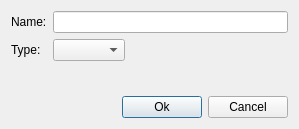
<ui version="4.0" >
 <comment>This file is part of the xTuple ERP: PostBooks Edition, a free and
open source Enterprise Resource Planning software suite,
Copyright (c) 1999-2019 by OpenMFG LLC, d/b/a xTuple.
It is licensed to you under the Common Public Attribution License
version 1.0, the full text of which (including xTuple-specific Exhibits)
is available at www.xtuple.com/CPAL.  By using this software, you agree
to be bound by its terms.</comment>
 <class>NewPrereqDialog</class>
 <widget class="QDialog" name="NewPrereqDialog" >
  <property name="geometry" >
   <rect>
    <x>0</x>
    <y>0</y>
    <width>299</width>
    <height>129</height>
   </rect>
  </property>
  <property name="windowTitle" >
   <string>New Prerequisite</string>
  </property>
  <layout class="QVBoxLayout" >
   <item>
    <layout class="QGridLayout" >
     <item row="0" column="1" >
      <widget class="QLineEdit" name="_name" />
     </item>
     <item row="1" column="1" >
      <layout class="QHBoxLayout" >
       <item>
        <widget class="QComboBox" name="_type" />
       </item>
       <item>
        <spacer>
         <property name="orientation" >
          <enum>Qt::Horizontal</enum>
         </property>
         <property name="sizeType" >
          <enum>QSizePolicy::Expanding</enum>
         </property>
         <property name="sizeHint" >
          <size>
           <width>40</width>
           <height>20</height>
          </size>
         </property>
        </spacer>
       </item>
      </layout>
     </item>
     <item row="0" column="0" >
      <widget class="QLabel" name="_nameLabel" >
       <property name="text" >
        <string>Name:</string>
       </property>
       <property name="wordWrap" >
        <bool>false</bool>
       </property>
      </widget>
     </item>
     <item row="1" column="0" >
      <widget class="QLabel" name="_typeLabel" >
       <property name="text" >
        <string>Type:</string>
       </property>
       <property name="wordWrap" >
        <bool>false</bool>
       </property>
      </widget>
     </item>
    </layout>
   </item>
   <item>
    <spacer>
     <property name="orientation" >
      <enum>Qt::Vertical</enum>
     </property>
     <property name="sizeType" >
      <enum>QSizePolicy::Expanding</enum>
     </property>
     <property name="sizeHint" >
      <size>
       <width>20</width>
       <height>40</height>
      </size>
     </property>
    </spacer>
   </item>
   <item>
    <layout class="QHBoxLayout" >
     <item>
      <spacer>
       <property name="orientation" >
        <enum>Qt::Horizontal</enum>
       </property>
       <property name="sizeType" >
        <enum>QSizePolicy::Expanding</enum>
       </property>
       <property name="sizeHint" >
        <size>
         <width>40</width>
         <height>20</height>
        </size>
       </property>
      </spacer>
     </item>
     <item>
      <widget class="QPushButton" name="_accept" >
       <property name="text" >
        <string>Ok</string>
       </property>
      </widget>
     </item>
     <item>
      <widget class="QPushButton" name="_cancel" >
       <property name="text" >
        <string>Cancel</string>
       </property>
      </widget>
     </item>
    </layout>
   </item>
  </layout>
 </widget>
 <layoutdefault spacing="6" margin="11" />
 <pixmapfunction>qPixmapFromMimeSource</pixmapfunction>
 <resources/>
 <connections>
  <connection>
   <sender>_accept</sender>
   <signal>clicked()</signal>
   <receiver>NewPrereqDialog</receiver>
   <slot>sAccept()</slot>
   <hints>
    <hint type="sourcelabel" >
     <x>20</x>
     <y>20</y>
    </hint>
    <hint type="destinationlabel" >
     <x>20</x>
     <y>20</y>
    </hint>
   </hints>
  </connection>
  <connection>
   <sender>_cancel</sender>
   <signal>clicked()</signal>
   <receiver>NewPrereqDialog</receiver>
   <slot>reject()</slot>
   <hints>
    <hint type="sourcelabel" >
     <x>20</x>
     <y>20</y>
    </hint>
    <hint type="destinationlabel" >
     <x>20</x>
     <y>20</y>
    </hint>
   </hints>
  </connection>
 </connections>
</ui>
